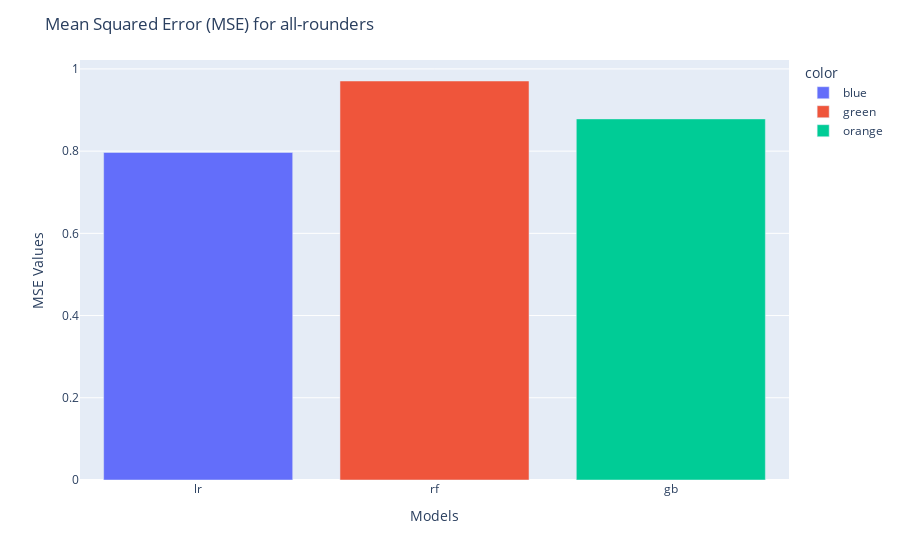

Source (notebook cell):
### Code cell
import plotly.express as px


# Store the MSE values and their corresponding labels
mse_values = [mse_lr_allrounder, mse_rf_all_rounder, mse_gb_allrounder]
labels = ['lr', 'rf', 'gb']

# Create a DataFrame for Plotly
data = {'Models': labels, 'MSE Values': mse_values}
df = pd.DataFrame(data)

# Create an interactive bar graph using Plotly
fig = px.bar(df, x='Models', y='MSE Values',color=['blue', 'green', 'orange'])
#fig.update_traces(texttemplate='%{text}', textposition='outside')
fig.update_layout(
    title='Mean Squared Error (MSE) for all-rounders',
    xaxis_title='Models',
    yaxis_title='MSE Values',
    hovermode='closest',
)

# Display the interactive graph
fig.show()

### Figure 1 — Plotly figure (JSON) as saved in the notebook; plotly's stock layout.template omitted (floating-point values rounded to 4 significant figures)
{"data": [{"alignmentgroup": "True", "hovertemplate": "color=blue<br>Models=%{x}<br>MSE Values=%{y}<extra></extra>", "legendgroup": "blue", "marker": {"color": "#636efa", "pattern": {"shape": ""}}, "name": "blue", "offsetgroup": "blue", "orientation": "v", "showlegend": true, "textposition": "auto", "type": "bar", "x": ["lr"], "xaxis": "x", "y": [0.7968], "yaxis": "y"}, {"alignmentgroup": "True", "hovertemplate": "color=green<br>Models=%{x}<br>MSE Values=%{y}<extra></extra>", "legendgroup": "green", "marker": {"color": "#EF553B", "pattern": {"shape": ""}}, "name": "green", "offsetgroup": "green", "orientation": "v", "showlegend": true, "textposition": "auto", "type": "bar", "x": ["rf"], "xaxis": "x", "y": [0.9706], "yaxis": "y"}, {"alignmentgroup": "True", "hovertemplate": "color=orange<br>Models=%{x}<br>MSE Values=%{y}<extra></extra>", "legendgroup": "orange", "marker": {"color": "#00cc96", "pattern": {"shape": ""}}, "name": "orange", "offsetgroup": "orange", "orientation": "v", "showlegend": true, "textposition": "auto", "type": "bar", "x": ["gb"], "xaxis": "x", "y": [0.8784], "yaxis": "y"}], "layout": {"barmode": "relative", "hovermode": "closest", "legend": {"title": {"text": "color"}, "tracegroupgap": 0}, "margin": {"t": 60}, "title": {"text": "Mean Squared Error (MSE) for all-rounders"}, "xaxis": {"anchor": "y", "domain": [0, 1], "title": {"text": "Models"}}, "yaxis": {"anchor": "x", "domain": [0, 1], "title": {"text": "MSE Values"}}}}
